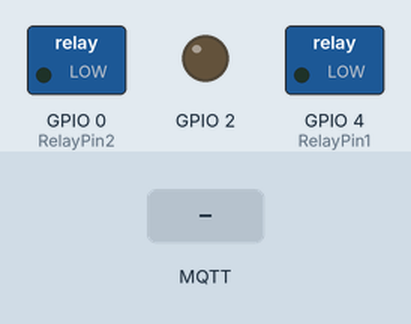
Bench run of a sketch on a simulated ESP8266 (NodeMCU). Parts: switched loads named in the sketch (green lamp = pin HIGH), output pins drawn as LEDs (lit = HIGH, except the on-board LED, lit = LOW). Inputs (shaded band) come from the test bench. WiFi joins after 1.5 s; servers stay silent unless stated; random numbers use the default seed unless the sketch sets one; no MQTT or app messages arrive unless stated; what the sketch prints to the serial monitor is not drawn.

Above: at 0.1 s.
At 2.7 s:
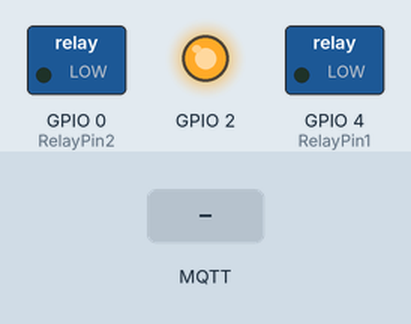
2.8 s: MQTT message "GardeNet1" arrives on the first subscribed topic
4.3 s: MQTT message "TokenAlive" arrives on the first subscribed topic
5.8 s: MQTT message "TokenPass" arrives on the first subscribed topic
Timing chart, 0 to 8.8 s (numbered marks = the images above; inputs shaded):
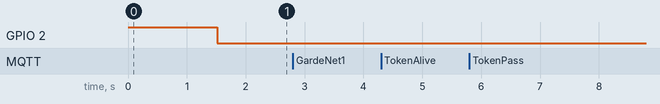

The sketch:

nodeMCU_Supervisor3v1.ino
```cpp
#include <ESP8266WiFi.h>
#include <PubSubClient.h>
#include <stdio.h>
#include <stdlib.h>

/*Functinality switches here*/
#define useWdt 0
#define loggingEn 1

/*Ok, let's start!*/
#if useWdt
EspClass ESPClass;
unsigned char WdtStart = 0;
unsigned long wdtTimeVal = 0;
#endif

// Update these with values suitable for your network.
//const char* ssid = "Tenda_828F60";
//const char* password = "headtable315";

//const char* ssid = "GardeNet";
//const char* password = "SolariileMaAn";
//const char* ssid = "GardeNet1";
//const char* password = "SolariileMaAn1";
const char* ssid = "GardeNet2";
const char* password = "SolariileMaAn2";
//const char* ssid = "Tenda_2EC6E0";
//const char* password = "gamechair955";
const char* mqtt_server = "192.168.0.79";

/*Working variables*/
unsigned char tokenEn, tokenIsMine;
unsigned long now, nextExpectedAct;
static unsigned char currentState = 0;

enum States{
  Startup = 0,
  Idle,
  Wait};

WiFiClient espClient;
PubSubClient client(espClient);
int RelayPin1 = 4;  //D2
int RelayPin2 = 0; //D3

void setup_wifi() {

  delay(10);
  // We start by connecting to a WiFi network
  #if loggingEn
  Serial.println();
  Serial.print("Connecting to ");
  Serial.println(ssid);
  #endif
  WiFi.begin(ssid, password);

  while (WiFi.status() != WL_CONNECTED) {
    delay(500);
    #if loggingEn
    Serial.print(".");
    #endif
  }

  randomSeed(micros());
  #if loggingEn
  Serial.println("");
  Serial.println("WiFi connected");
  Serial.println("IP address: ");
  Serial.println(WiFi.localIP());
  #endif
  digitalWrite(BUILTIN_LED, LOW);
}

void callback(char* topic, byte* payload, unsigned int length) {
  #if loggingEn
  Serial.print("Message arrived [");
  Serial.print(topic);
  Serial.print("] ");
  for (int i = 0; i < length; i++) {
    Serial.print((char)payload[i]);
  }
  Serial.println();
  #endif
  if (strcmp(topic,"TokenAlive")==0) {
    /*Yep, it's a request*/
    if ((char)payload[0] == '1')
    {
      /*in this case, start the Token algortihm;*/
      tokenEn = 1;
    }
    else
    {
      tokenEn = 0;
    }
  }
  else if(strcmp(topic,"TokenPass")==0)
  {
    if ((char)payload[0] == '3')
    {
      tokenIsMine = 1;
    }
  }
#if useWdt
  else if(strcmp(topic,"WatchdogFeed")==0)
  {
    wdtTimeVal = millis(); /*Store the time of the last Wdt trigger*/
    WdtStart = 1;
  }
#endif
}

void reconnect() {
  // Loop until we're reconnected
  while (!client.connected()) {
    #if loggingEn
    Serial.print("Attempting MQTT connection...");
    #endif
    String clientId = "ESP8266Client-";
    clientId += String(random(0xffff), HEX);
    if (client.connect(clientId.c_str())) {
      #if loggingEn
      Serial.println("connected");
      #endif
      client.subscribe("TokenAlive");
      client.subscribe("TokenPass");
      #if useWdt
      client.subscribe("WatchdogFeed");
      #endif
    } else {
      #if loggingEn
      Serial.print("failed, rc=");
      Serial.print(client.state());
      Serial.println(" try again in a second");
      #endif
      // Wait 1 second before retrying
      delay(1000);
    }
  }
}

void setup() {
  pinMode(RelayPin1, OUTPUT); //this will be the Router Reset Relay
  pinMode(RelayPin2, OUTPUT);
  //pinMode(buttonPin, INPUT);
  pinMode(BUILTIN_LED, OUTPUT);
  digitalWrite(BUILTIN_LED, HIGH);
  digitalWrite(RelayPin1,LOW);
  digitalWrite(RelayPin2,LOW);
  tokenEn = 0;
  tokenIsMine = 0;
  now = 0;
  nextExpectedAct = 0;
  currentState = Startup;
  #if loggingEn
  Serial.begin(115200);
  #endif
  setup_wifi();
  client.setServer(mqtt_server, 1883);
  client.setCallback(callback);
}

void StateMachine(void)
{
  switch(currentState)
  {
    case Startup:
    {
      if((tokenEn == 1) && (tokenIsMine == 1))
      {
        currentState = Wait;
        now = millis();
        client.publish("TokenPass", "2"); /*Pass the token to Node2*/
        tokenIsMine = 0;
        nextExpectedAct = now + 3600000;
      }
      else
      {
        if(tokenEn == 0)
        {
          tokenIsMine = 0;   //just as a precaution...
        }
      }
      break;
    }
    case Idle:
    {
      if(tokenEn == 1)
      {
        now = millis();
        if (tokenIsMine == 1)
        {
          nextExpectedAct = now + 3600000; //set next cycle end time
          client.publish("TokenPass", "2"); /*Pass the token to Node3*/
          tokenIsMine = 0;
          currentState = Wait;
        }
        else
        {
          if(now > nextExpectedAct)
          {
            //did not receive the token from Node 1
            tokenIsMine = 0;
            tokenEn = 0;
            nextExpectedAct = 0;
            currentState = Startup;
            digitalWrite(RelayPin1,HIGH);
            delay(1000);    /*1 second reset should be enough*/
            digitalWrite(RelayPin1,LOW);
          }
        }

      }
      else
      {
        tokenIsMine = 0;
        nextExpectedAct = 0;
        currentState = Startup;
        //stop the whole thing, token has been disabled
      }
      break;
    }
    case Wait:
    {
      now = millis();
      if(now > nextExpectedAct)
      {
        currentState = Idle;
        nextExpectedAct += 3600000;  //set the timeout
      }
    }
  }
}

void loop() {

  if (WiFi.status() != WL_CONNECTED)
  {
   setup_wifi();
  }
  else
  {
    if (!client.connected())
    {
      reconnect();
    }
  }
  client.loop();
  /*Watchdog functioanlity*/
  #if useWdt
  if(WdtStart == 1)
  {
    unsigned long wdtNow;
    wdtNow = millis();
    if(wdtNow>wdtTimeVal)
    {
      if((wdtNow - wdtTimeVal)>10000)
      {
        ESPClass.wdtDisable();
        while(1) {}; /*Endless loop to trigger a reset*/
      }
    }
  }
  #endif
  StateMachine();
  /*take a break for 1 milisecond*/
  //delay(1);
}
```

Measured:
- after the input at 2.8 s, every drawn part: stays the same
- after the input at 4.3 s, every drawn part: stays the same
- after the input at 5.8 s, every drawn part: stays the same
